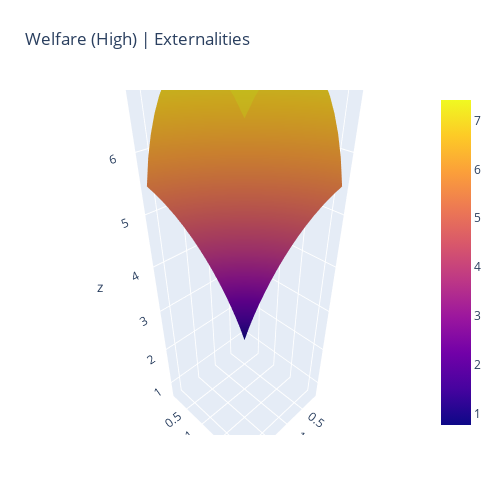

The code cell stored with this chart in its notebook:
### Code cell
fig = go.Figure(data=[go.Surface(z=Z, y=G0_grid, x=G1_grid)])
fig.update_layout(title='Welfare (High) | Externalities', autosize=False,
                  width=500, height=500,
                  margin=dict(l=65, r=50, b=65, t=90))
fig.update_layout(scene = dict(xaxis_title='G_1',
                    yaxis_title='G_0'
                              )
                 )
fig.show()
fig.write_html(f"{folder}/welfare_high_{config}.html")

### Figure 1 — Plotly figure (JSON) as saved in the notebook; plotly's stock layout.template omitted (floating-point values rounded to 4 significant figures; data arrays with more than 128 entries replaced by an {"elided": "..."} marker saying what was removed)
{"data": [{"type": "surface", "x": [0.1, 0.2464, 0.3929, 0.5393, 0.6857, 0.8321, 0.9786, 1.125, 1.271, 1.418, 1.564, 1.711, 1.857, 2.004, 2.15], "y": [0.1, 0.2464, 0.3929, 0.5393, 0.6857, 0.8321, 0.9786, 1.125, 1.271, 1.418, 1.564, 1.711, 1.857, 2.004, 2.15], "z": {"elided": "15x15 float values"}}], "layout": {"autosize": false, "height": 500, "margin": {"b": 65, "l": 65, "r": 50, "t": 90}, "scene": {"xaxis": {"title": {"text": "G_1"}}, "yaxis": {"title": {"text": "G_0"}}}, "title": {"text": "Welfare (High) | Externalities"}, "width": 500}}
